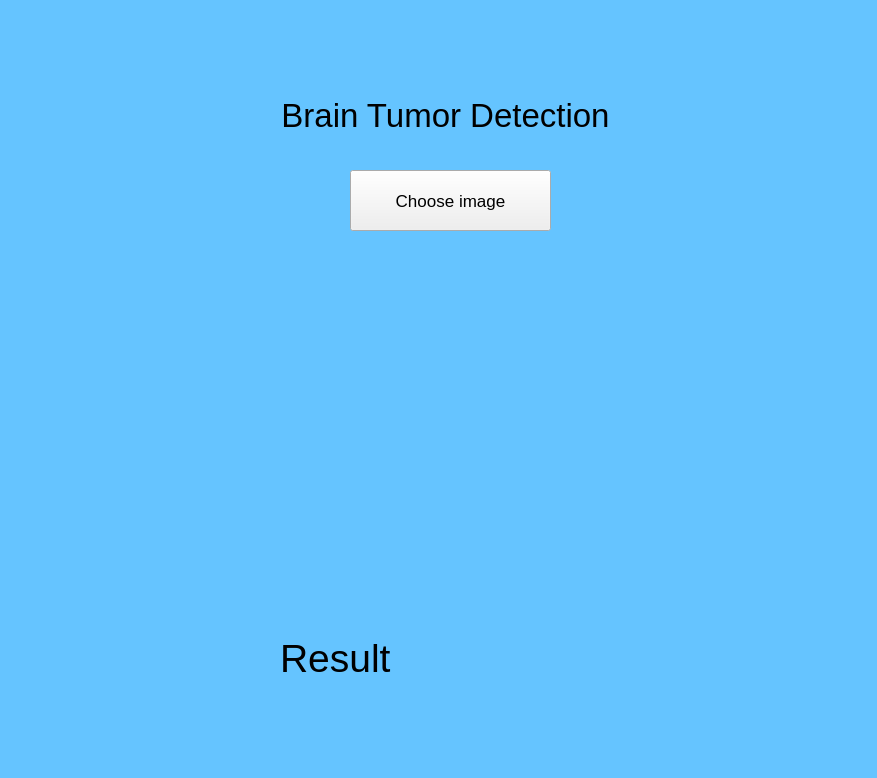
<?xml version="1.0" encoding="UTF-8"?>
<ui version="4.0">
 <class>MainWindow</class>
 <widget class="QMainWindow" name="MainWindow">
  <property name="geometry">
   <rect>
    <x>0</x>
    <y>0</y>
    <width>877</width>
    <height>778</height>
   </rect>
  </property>
  <property name="windowTitle">
   <string>MainWindow</string>
  </property>
  <widget class="QWidget" name="centralwidget">
   <widget class="QLabel" name="label">
    <property name="geometry">
     <rect>
      <x>0</x>
      <y>0</y>
      <width>881</width>
      <height>781</height>
     </rect>
    </property>
    <property name="font">
     <font>
      <pointsize>20</pointsize>
      <weight>75</weight>
      <bold>true</bold>
      <strikeout>false</strikeout>
     </font>
    </property>
    <property name="styleSheet">
     <string notr="true">background-color: rgb(101, 196, 255);</string>
    </property>
    <property name="text">
     <string/>
    </property>
   </widget>
   <widget class="QLabel" name="label_2">
    <property name="geometry">
     <rect>
      <x>190</x>
      <y>70</y>
      <width>511</width>
      <height>91</height>
     </rect>
    </property>
    <property name="font">
     <font>
      <pointsize>25</pointsize>
      <italic>false</italic>
      <underline>false</underline>
      <strikeout>false</strikeout>
     </font>
    </property>
    <property name="autoFillBackground">
     <bool>false</bool>
    </property>
    <property name="text">
     <string>Brain Tumor Detection</string>
    </property>
    <property name="alignment">
     <set>Qt::AlignCenter</set>
    </property>
   </widget>
   <widget class="QLabel" name="label_3">
    <property name="geometry">
     <rect>
      <x>250</x>
      <y>290</y>
      <width>361</width>
      <height>311</height>
     </rect>
    </property>
    <property name="text">
     <string/>
    </property>
   </widget>
   <widget class="QLabel" name="label_4">
    <property name="geometry">
     <rect>
      <x>280</x>
      <y>628</y>
      <width>281</width>
      <height>61</height>
     </rect>
    </property>
    <property name="font">
     <font>
      <pointsize>29</pointsize>
     </font>
    </property>
    <property name="text">
     <string>Result</string>
    </property>
   </widget>
   <widget class="QPushButton" name="pushButton">
    <property name="geometry">
     <rect>
      <x>350</x>
      <y>170</y>
      <width>201</width>
      <height>61</height>
     </rect>
    </property>
    <property name="font">
     <font>
      <pointsize>13</pointsize>
     </font>
    </property>
    <property name="text">
     <string>Choose image</string>
    </property>
   </widget>
  </widget>
 </widget>
 <resources/>
 <connections/>
</ui>
